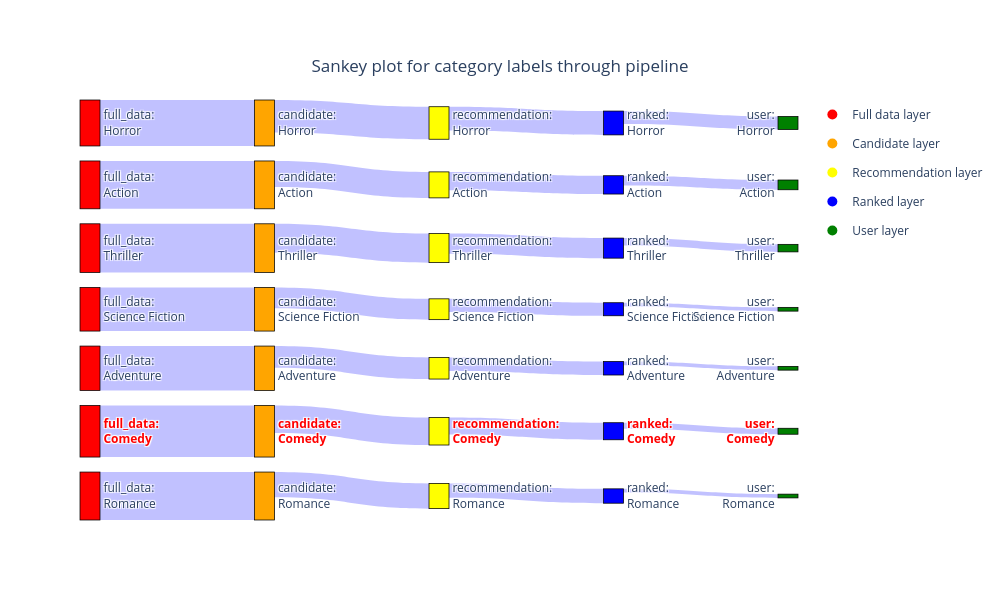

Here is the notebook cell this chart was saved with:
### Markdown cell above
We are testing a single query for a BM25 recommendation pipeline with default setting, removing bias, and adding bias

### Code cell
# Single query pipeline test
test_query_df,_ = recommendation_doc_id_pipeline(
    movie_metadata,
    vectorstore,
    reranker,
    test_query,
    embedding_model=embedding_model,
    toy_dataset=True,
    features = ['genres'],
    include_fulldata = True
)

test_query_df = keep_n_labels(test_query_df,'genres',True,10)

# Plot the sankey plot
sankey_plot(test_query_df,'genres',"Sankey plot for category labels through pipeline",True,['Comedy','Drama'])

### Figure 1 — Plotly figure (JSON) as saved in the notebook; plotly's stock layout.template omitted (floating-point values rounded to 4 significant figures)
{"data": [{"link": {"color": "rgba(100, 100, 255, 0.4)", "customdata": [4671, 393, 79, 10, 6592, 118, 28, 5, 7619, 207, 39, 3, 3044, 45, 10, 1, 3490, 52, 11, 1, 13176, 157, 22, 2, 6730, 102, 13, 1], "hovertemplate": "label count: %{customdata}<extra></extra>", "source": [5, 8, 15, 21, 3, 13, 18, 22, 4, 10, 17, 23, 6, 11, 20, 24, 1, 12, 19, 25, 0, 7, 14, 26, 2, 9, 16, 27], "target": [8, 15, 21, 28, 13, 18, 22, 29, 10, 17, 23, 30, 11, 20, 24, 31, 12, 19, 25, 32, 7, 14, 26, 33, 9, 16, 27, 34], "value": [8.449, 5.976, 4.382, 2.398, 8.794, 4.779, 3.367, 1.792, 8.939, 5.338, 3.689, 1.386, 8.021, 3.829, 2.398, 0.6931, 8.158, 3.97, 2.485, 0.6931, 9.486, 5.063, 3.135, 1.099, 8.814, 4.635, 2.639, 0.6931]}, "node": {"color": ["red", "red", "red", "red", "red", "red", "red", "orange", "orange", "orange", "orange", "orange", "orange", "orange", "yellow", "yellow", "yellow", "yellow", "yellow", "yellow", "yellow", "blue", "blue", "blue", "blue", "blue", "blue", "blue", "green", "green", "green", "green", "green", "green", "green"], "customdata": ["full_data", "full_data", "full_data", "full_data", "full_data", "full_data", "full_data", "candidate", "candidate", "candidate", "candidate", "candidate", "candidate", "candidate", "recommendation", "recommendation", "recommendation", "recommendation", "recommendation", "recommendation", "recommendation", "ranked", "ranked", "ranked", "ranked", "ranked", "ranked", "ranked", "user", "user", "user", "user", "user", "user", "user"], "hovertemplate": "Layer: %{customdata}<extra></extra>", "label": ["<b><span style='color: red;'>full_data:<br>Comedy</span></b>", "full_data:<br>Adventure", "full_data:<br>Romance", "full_data:<br>Action", "full_data:<br>Thriller", "full_data:<br>Horror", "full_data:<br>Science Fiction", "<b><span style='color: red;'>candidate:<br>Comedy</span></b>", "candidate:<br>Horror", "candidate:<br>Romance", "candidate:<br>Thriller", "candidate:<br>Science Fiction", "candidate:<br>Adventure", "candidate:<br>Action", "<b><span style='color: red;'>recommendation:<br>Comedy</span></b>", "recommendation:<br>Horror", "recommendation:<br>Romance", "recommendation:<br>Thriller", "recommendation:<br>Action", "recommendation:<br>Adventure", "recommendation:<br>Science Fiction", "ranked:<br>Horror", "ranked:<br>Action", "ranked:<br>Thriller", "ranked:<br>Science Fiction", "ranked:<br>Adventure", "<b><span style='color: red;'>ranked:<br>Comedy</span></b>", "ranked:<br>Romance", "user:<br>Horror", "user:<br>Action", "user:<br>Thriller", "user:<br>Science Fiction", "user:<br>Adventure", "<b><span style='color: red;'>user:<br>Comedy</span></b>", "user:<br>Romance"], "line": {"color": "black", "width": 0.75}, "pad": 15, "thickness": 20}, "type": "sankey"}, {"legendgroup": "Full data layer", "marker": {"color": "red", "size": 10}, "mode": "markers", "name": "Full data layer", "showlegend": true, "type": "scatter", "x": [null], "y": [null]}, {"legendgroup": "Candidate layer", "marker": {"color": "orange", "size": 10}, "mode": "markers", "name": "Candidate layer", "showlegend": true, "type": "scatter", "x": [null], "y": [null]}, {"legendgroup": "Recommendation layer", "marker": {"color": "yellow", "size": 10}, "mode": "markers", "name": "Recommendation layer", "showlegend": true, "type": "scatter", "x": [null], "y": [null]}, {"legendgroup": "Ranked layer", "marker": {"color": "blue", "size": 10}, "mode": "markers", "name": "Ranked layer", "showlegend": true, "type": "scatter", "x": [null], "y": [null]}, {"legendgroup": "User layer", "marker": {"color": "green", "size": 10}, "mode": "markers", "name": "User layer", "showlegend": true, "type": "scatter", "x": [null], "y": [null]}], "layout": {"height": 600, "plot_bgcolor": "rgba(0,0,0,0)", "title": {"text": "Sankey plot for category labels through pipeline", "x": 0.5, "xanchor": "center", "y": 0.9, "yanchor": "top"}, "width": 1000, "xaxis": {"showgrid": false, "showticklabels": false, "visible": false, "zeroline": false}, "yaxis": {"showgrid": false, "showticklabels": false, "visible": false, "zeroline": false}}}
